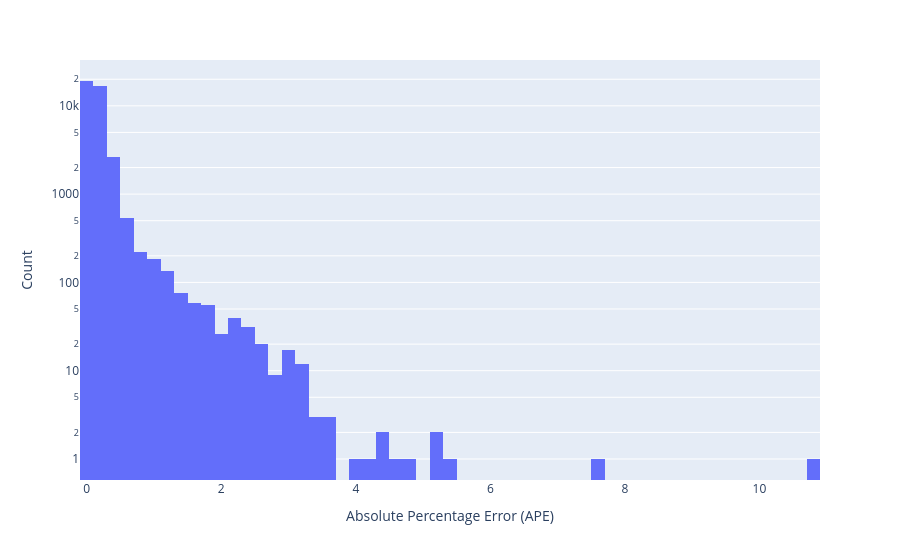

The cell this chart's notebook holds for it:
### Markdown cell above
Mean is a lot higher than median, so we know that there's a right skew. large outliers dominate RMSE 
- try log target
- huber/segmentation

### Code cell
fig = px.histogram(results_df, x='ape', nbins=80, log_y=True)
fig.update_layout(
    xaxis_title='Absolute Percentage Error (APE)',
    yaxis_title='Count'
)
fig.show()

### Figure 1 — Plotly figure (JSON) as saved in the notebook; plotly's stock layout.template omitted (floating-point values rounded to 4 significant figures; data arrays with more than 128 entries replaced by an {"elided": "..."} marker saying what was removed)
{"data": [{"alignmentgroup": "True", "bingroup": "x", "hovertemplate": "ape=%{x}<br>count=%{y}<extra></extra>", "legendgroup": "", "marker": {"color": "#636efa", "pattern": {"shape": ""}}, "name": "", "nbinsx": 80, "offsetgroup": "", "orientation": "v", "showlegend": false, "type": "histogram", "x": {"elided": "39966 float values"}, "xaxis": "x", "yaxis": "y"}], "layout": {"barmode": "relative", "legend": {"tracegroupgap": 0}, "margin": {"t": 60}, "xaxis": {"anchor": "y", "domain": [0, 1], "title": {"text": "Absolute Percentage Error (APE)"}}, "yaxis": {"anchor": "x", "domain": [0, 1], "title": {"text": "Count"}, "type": "log"}}}
